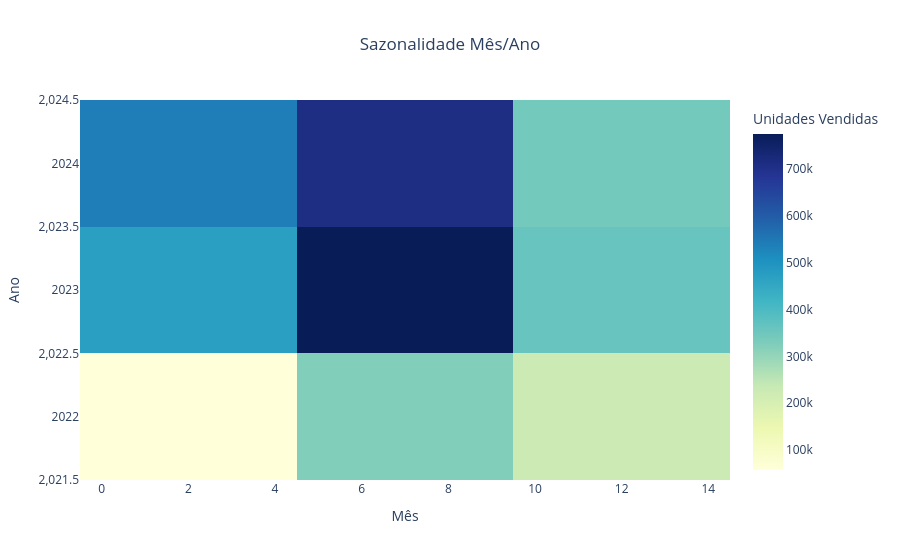

The notebook cell saved with this chart:
### Markdown cell above
### Impacto das Promoções nas Vendas (Promo Lift)

Para quantificar o impacto das promoções sobre o volume médio de vendas, foi calculado o *promo lift*, que mede a variação percentual da média de unidades vendidas entre períodos com e sem promoção.

Os resultados indicam um *promo lift* de aproximadamente **+95%**, conforme descrito abaixo:

- Média sem promoção: **17 unidades**
- Média com promoção: **34 unidades**

Isso sugere que a presença de promoções está associada a um aumento de **duas vezes** no volume de vendas, reforçando a relevância dessa variável como um importante fator explicativo para modelos de previsão de demanda.

### Code cell
# SAZONALIDADE MÊS/ANO:
vendas_mensais = df.groupby(['year','month'])['units_sold'].sum().reset_index()
fig = px.density_heatmap(vendas_mensais, x='month', y='year', z='units_sold',
                        title='Sazonalidade Mês/Ano', color_continuous_scale='YlGnBu')

fig.update_layout(
    title_x=0.5,  # CENTRALIZAR TÍTULO
    xaxis_title='Mês', # TÍTULO DO EIXO X
    yaxis_title='Ano', # TÍTULO DO EIXO Y
    coloraxis_colorbar_title='Unidades Vendidas') # LEGENDA DA COR

fig.show()

### Figure 1 — Plotly figure (JSON) as saved in the notebook; plotly's stock layout.template omitted (floating-point values rounded to 4 significant figures)
{"data": [{"coloraxis": "coloraxis", "histfunc": "sum", "hovertemplate": "month=%{x}<br>year=%{y}<br>sum of units_sold=%{z}<extra></extra>", "name": "", "type": "histogram2d", "x": [1, 2, 3, 4, 5, 6, 7, 8, 9, 10, 11, 12, 1, 2, 3, 4, 5, 6, 7, 8, 9, 10, 11, 12, 1, 2, 3, 4, 5, 6, 7, 8, 9, 10, 11, 12], "xaxis": "x", "xbingroup": "x", "y": [2022, 2022, 2022, 2022, 2022, 2022, 2022, 2022, 2022, 2022, 2022, 2022, 2023, 2023, 2023, 2023, 2023, 2023, 2023, 2023, 2023, 2023, 2023, 2023, 2024, 2024, 2024, 2024, 2024, 2024, 2024, 2024, 2024, 2024, 2024, 2024], "yaxis": "y", "ybingroup": "y", "z": [2095, 5647, 16353, 33688, 53165, 63404, 72471, 69717, 64527, 68549, 72095, 83234, 96992, 105141, 128790, 140087, 155381, 161871, 170658, 154262, 131544, 126843, 116383, 117056, 122689, 125124, 145518, 144487, 151938, 146716, 152320, 137328, 120951, 118405, 110406, 113989]}], "layout": {"coloraxis": {"colorbar": {"title": {"text": "Unidades Vendidas"}}, "colorscale": [[0, "rgb(255,255,217)"], [0.125, "rgb(237,248,177)"], [0.25, "rgb(199,233,180)"], [0.375, "rgb(127,205,187)"], [0.5, "rgb(65,182,196)"], [0.625, "rgb(29,145,192)"], [0.75, "rgb(34,94,168)"], [0.875, "rgb(37,52,148)"], [1, "rgb(8,29,88)"]]}, "legend": {"tracegroupgap": 0}, "title": {"text": "Sazonalidade Mês/Ano", "x": 0.5}, "xaxis": {"anchor": "y", "domain": [0, 1], "title": {"text": "Mês"}}, "yaxis": {"anchor": "x", "domain": [0, 1], "title": {"text": "Ano"}}}}
